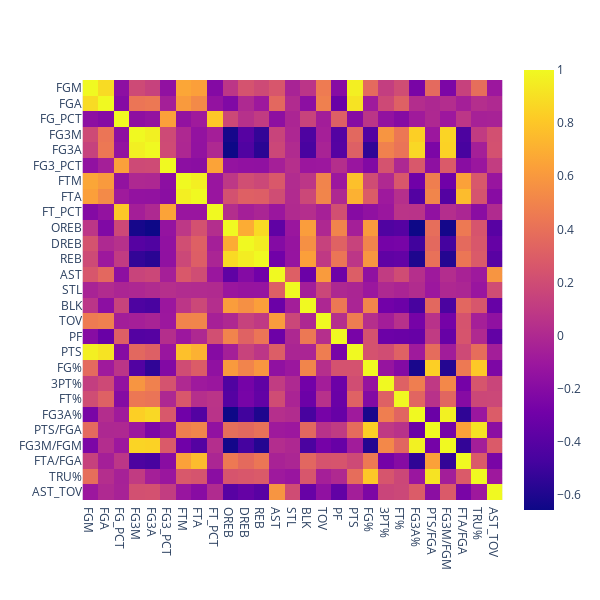

Notebook code for this chart:
### Code cell
cols_for_correlation = ['FGM','FGA','FG_PCT','FG3M','FG3A','FG3_PCT','FTM','FTA','FT_PCT','OREB','DREB','REB','AST','STL','BLK','TOV','PF','PTS','FG%','3PT%','FT%','FG3A%','PTS/FGA','FG3M/FGM','FTA/FGA','TRU%','AST_TOV']
correlation=data_per_player[cols_for_correlation].corr()

fig = pex.imshow(correlation)
fig.update_layout(
    height=600,  # Adjust the height as desired
    width=600    # Adjust the width as desired
)
fig.show()

### Figure 1 — Plotly figure (JSON) as saved in the notebook; plotly's stock layout.template omitted (floating-point values rounded to 4 significant figures; data arrays with more than 128 entries replaced by an {"elided": "..."} marker saying what was removed)
{"data": [{"coloraxis": "coloraxis", "hovertemplate": "x: %{x}<br>y: %{y}<br>color: %{z}<extra></extra>", "name": "0", "type": "heatmap", "x": ["FGM", "FGA", "FG_PCT", "FG3M", "FG3A", "FG3_PCT", "FTM", "FTA", "FT_PCT", "OREB", "DREB", "REB", "AST", "STL", "BLK", "TOV", "PF", "PTS", "FG%", "3PT%", "FT%", "FG3A%", "PTS/FGA", "FG3M/FGM", "FTA/FGA", "TRU%", "AST_TOV"], "xaxis": "x", "y": ["FGM", "FGA", "FG_PCT", "FG3M", "FG3A", "FG3_PCT", "FTM", "FTA", "FT_PCT", "OREB", "DREB", "REB", "AST", "STL", "BLK", "TOV", "PF", "PTS", "FG%", "3PT%", "FT%", "FG3A%", "PTS/FGA", "FG3M/FGM", "FTA/FGA", "TRU%", "AST_TOV"], "yaxis": "y", "z": {"elided": "27x27 float values"}}], "layout": {"coloraxis": {"colorscale": [[0, "#0d0887"], [0.1111, "#46039f"], [0.2222, "#7201a8"], [0.3333, "#9c179e"], [0.4444, "#bd3786"], [0.5556, "#d8576b"], [0.6667, "#ed7953"], [0.7778, "#fb9f3a"], [0.8889, "#fdca26"], [1, "#f0f921"]]}, "height": 600, "margin": {"t": 60}, "width": 600, "xaxis": {"anchor": "y", "autorange": true, "constrain": "domain", "domain": [0, 1], "range": [-0.5, 26.5], "scaleanchor": "y", "type": "category"}, "yaxis": {"anchor": "x", "autorange": true, "constrain": "domain", "domain": [0.04348, 0.9565], "range": [26.5, -0.5], "type": "category"}}}
